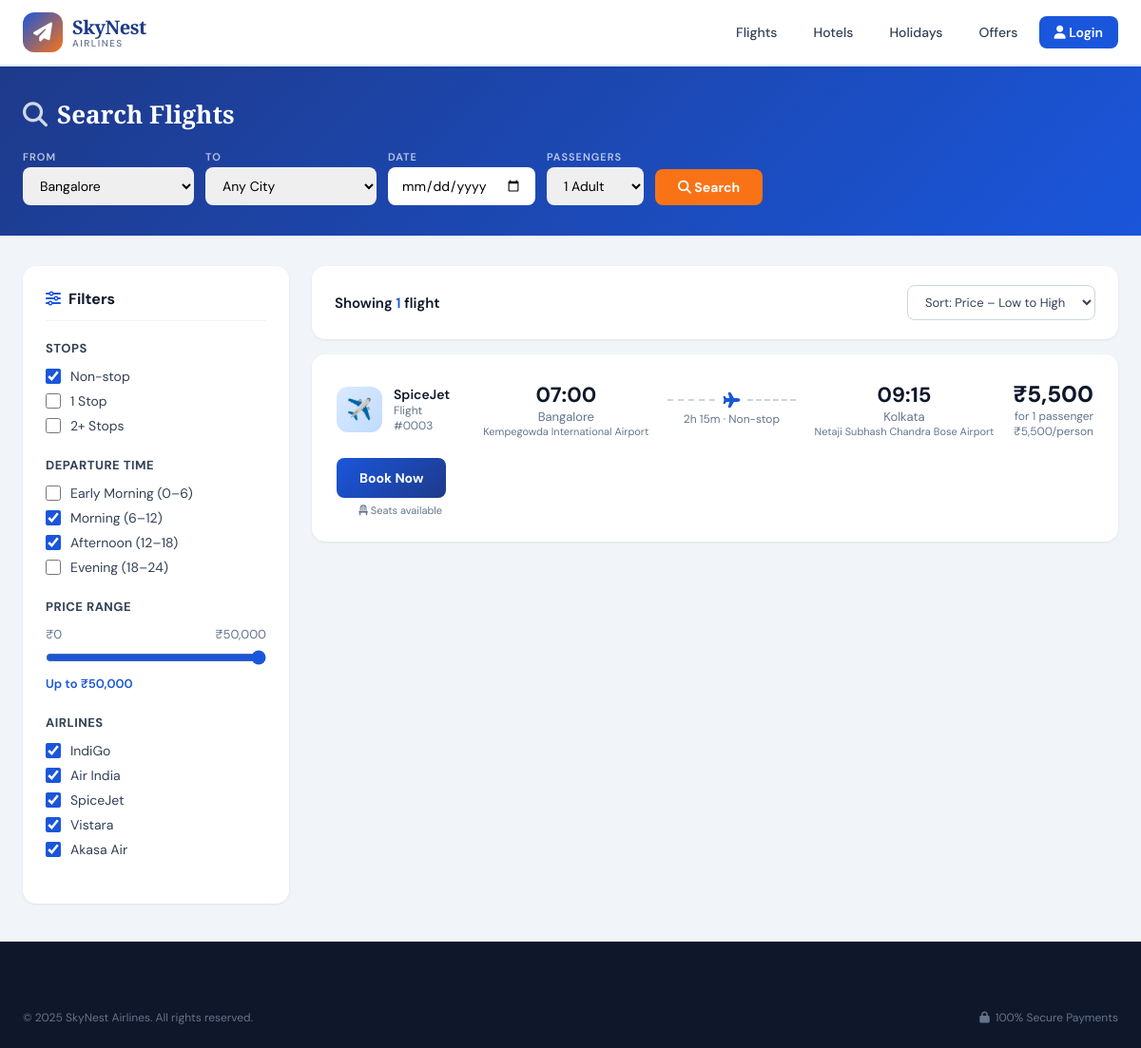
The page /search.php?from=3 on the database its author committed.
### tables this page shows
CREATE TABLE `flights` (
  `flight_id` int NOT NULL,
  `airline_id` int DEFAULT NULL,
  `departure_airport` int DEFAULT NULL,
  `arrival_airport` int DEFAULT NULL,
  `departure_time` datetime DEFAULT NULL,
  `arrival_time` datetime DEFAULT NULL,
  `price` int DEFAULT NULL
);

CREATE TABLE `airlines` (
  `airline_id` int NOT NULL,
  `airline_name` varchar(100) NOT NULL,
  `email` varchar(100) DEFAULT NULL,
  `headquarter` varchar(100) DEFAULT NULL
);

CREATE TABLE `airports` (
  `airport_id` int NOT NULL,
  `airport_name` varchar(100) DEFAULT NULL,
  `city` varchar(50) DEFAULT NULL,
  `state` varchar(50) DEFAULT NULL,
  `country` varchar(50) DEFAULT NULL
);

### search.php (the view, shortened to what this page needs)
<?php include 'db.php'; ?>
<?php
$from       = isset($_GET['from']) ? intval($_GET['from']) : 0;
$date       = isset($_GET['date']) ? $_GET['date'] : '';
$passengers = isset($_GET['passengers']) ? intval($_GET['passengers']) : 1;
$airports = [];
$res = $conn->query("SELECT airport_id, airport_name, city FROM airports ORDER BY city");
if ($res) while ($row = $res->fetch_assoc()) $airports[] = $row;
$flights = [];
$where = [];
if ($from) $where[] = "f.departure_airport = $from";
$sql = "SELECT f.flight_id, f.price, f.departure_time, f.arrival_time,
               al.airline_name, al.airline_id,
               a1.city AS dep_city, a1.airport_name AS dep_airport, a1.country AS dep_country,
               a2.city AS arr_city, a2.airport_name AS arr_airport, a2.country AS arr_country,
               fs.departure_date, fs.gate_number, fs.status, fs.schedule_id
        FROM flights f
        JOIN airlines al ON f.airline_id = al.airline_id
        JOIN airports a1 ON f.departure_airport = a1.airport_id
        JOIN airports a2 ON f.arrival_airport = a2.airport_id
        LEFT JOIN flight_schedule fs ON fs.flight_id = f.flight_id";
if (!empty($where)) $sql .= " WHERE " . implode(' AND ', $where);
$sql .= " ORDER BY f.price ASC";
$result = $conn->query($sql);
if ($result) while ($row = $result->fetch_assoc()) $flights[] = $row;
?>
<!DOCTYPE html>
<html lang="en">
<head>
    <link rel="stylesheet" href="style.css">
    <link rel="stylesheet" href="https://cdnjs.cloudflare.com/ajax/libs/font-awesome/6.5.0/css/all.min.css">
</head>
<body>
<nav class="navbar">
    <div class="nav-container">
        <a href="index.php" class="logo">
            <div class="logo-icon"><i class="fas fa-paper-plane"></i></div>
            <div class="logo-text">
                <span class="logo-name">SkyNest</span>
                <span class="logo-tagline">Airlines</span>
            </div>
        </a>
        <div class="nav-links">
            <a href="index.php">Flights</a>
            <a href="#">Hotels</a>
            <a href="#">Holidays</a>
            <a href="#">Offers</a>
            <a href="index.php" class="nav-cta"><i class="fas fa-user"></i> Login</a>
        </div>
    </div>
</nav>
<div class="page-header">
    <div class="page-header-container">
        <h1><i class="fas fa-search" style="margin-right:10px;opacity:0.8;"></i>Search Flights</h1>
        <form action="search.php" method="GET" style="margin-top:20px; display:flex; gap:12px; flex-wrap:wrap; align-items:flex-end;">
            <div style="display:flex;flex-direction:column;gap:4px;">
                <label style="font-size:11px;color:rgba(255,255,255,0.7);font-weight:600;text-transform:uppercase;letter-spacing:1px;">From</label>
                <select name="from" style="padding:10px 14px;border-radius:8px;border:none;font-family:inherit;font-size:14px;min-width:180px;">
                    <?php foreach ($airports as $ap): ?>
                        <option value="<?= $ap['airport_id'] ?>" <?= $ap['airport_id'] == $from ? 'selected' : '' ?>>
                            <?= htmlspecialchars($ap['city']) ?>
                        </option>
                    <?php endforeach; ?>
                </select>
            </div>
            <div style="display:flex;flex-direction:column;gap:4px;">
                <label style="font-size:11px;color:rgba(255,255,255,0.7);font-weight:600;text-transform:uppercase;letter-spacing:1px;">To</label>
                <select name="to" style="padding:10px 14px;border-radius:8px;border:none;font-family:inherit;font-size:14px;min-width:180px;">
                    <option value="">Any City</option>
                </select>
            </div>
            <div style="display:flex;flex-direction:column;gap:4px;">
                <label style="font-size:11px;color:rgba(255,255,255,0.7);font-weight:600;text-transform:uppercase;letter-spacing:1px;">Date</label>
                <input type="date" name="date" value="<?= htmlspecialchars($date) ?>" min="<?= date('Y-m-d') ?>" style="padding:10px 14px;border-radius:8px;border:none;font-family:inherit;font-size:14px;">
            </div>
            <div style="display:flex;flex-direction:column;gap:4px;">
                <label style="font-size:11px;color:rgba(255,255,255,0.7);font-weight:600;text-transform:uppercase;letter-spacing:1px;">Passengers</label>
                <select name="passengers" style="padding:10px 14px;border-radius:8px;border:none;font-family:inherit;font-size:14px;">
                    <?php for ($i=1; $i<=6; $i++): ?>
                        <option value="<?=$i?>" <?=$i==$passengers?'selected':''?>><?=$i?> Adult<?=$i>1?'s':''?></option>
                    <?php endfor; ?>
                </select>
            </div>
            <button type="submit" style="padding:10px 24px;background:#f97316;color:white;border:none;border-radius:8px;font-family:inherit;font-size:14px;font-weight:700;cursor:pointer;">
                <i class="fas fa-search"></i> Search
            </button>
        </form>
    </div>
</div>
<div class="results-layout">
    <aside class="filter-panel">
        <h3><i class="fas fa-sliders-h" style="margin-right:8px;color:var(--primary);"></i>Filters</h3>
        <div class="filter-group">
            <h4>Stops</h4>
            <label class="filter-option"><input type="checkbox" checked> Non-stop</label>
            <label class="filter-option"><input type="checkbox"> 1 Stop</label>
            <label class="filter-option"><input type="checkbox"> 2+ Stops</label>
        </div>
        <div class="filter-group">
            <h4>Departure Time</h4>
            <label class="filter-option"><input type="checkbox"> Early Morning (0–6)</label>
            <label class="filter-option"><input type="checkbox" checked> Morning (6–12)</label>
            <label class="filter-option"><input type="checkbox" checked> Afternoon (12–18)</label>
            <label class="filter-option"><input type="checkbox"> Evening (18–24)</label>
        </div>
        <div class="filter-group">
            <h4>Price Range</h4>
            <div style="display:flex;justify-content:space-between;font-size:13px;color:var(--gray-500);margin-bottom:8px;">
                <span>₹0</span><span>₹50,000</span>
            </div>
            <input type="range" min="0" max="50000" value="50000" style="width:100%;accent-color:var(--primary);" oninput="this.nextElementSibling.textContent='Up to ₹'+Number(this.value).toLocaleString()">
            <div style="font-size:13px;color:var(--primary);font-weight:600;margin-top:6px;">Up to ₹50,000</div>
        </div>
        <div class="filter-group">
            <h4>Airlines</h4>
            <?php
            $airlines = [];
            $ar = $conn->query("SELECT DISTINCT airline_name FROM airlines");
            if ($ar) while ($row = $ar->fetch_assoc()) $airlines[] = $row['airline_name'];
            foreach ($airlines as $al): ?>
            <label class="filter-option"><input type="checkbox" checked> <?= htmlspecialchars($al) ?></label>
            <?php endforeach; ?>
        </div>
    </aside>
    <div>
        <div class="results-header">
            <div class="results-count">
                Showing <span><?= count($flights) ?></span> flight<?= count($flights) != 1 ? 's' : '' ?>
            </div>
            <select class="sort-select">
                <option>Sort: Price – Low to High</option>
            </select>
        </div>
        <?php foreach ($flights as $f):
            $dep = new DateTime($f['departure_time']);
            $arr = new DateTime($f['arrival_time']);
            $diff = $dep->diff($arr);
            $duration = $diff->h . 'h ' . $diff->i . 'm';
        ?>
        <div class="flight-card">
            <div class="airline-info">
                <div class="airline-logo">✈️</div>
                <div>
                    <div class="airline-name"><?= htmlspecialchars($f['airline_name']) ?></div>
                    <div class="flight-number">Flight #<?= str_pad($f['flight_id'], 4, '0', STR_PAD_LEFT) ?></div>
                </div>
            </div>
            <div class="time-info">
                <div class="time"><?= $dep->format('H:i') ?></div>
                <div class="airport-code"><?= htmlspecialchars($f['dep_city']) ?></div>
                <div style="font-size:11px;color:var(--gray-500);"><?= htmlspecialchars($f['dep_airport']) ?></div>
            </div>
            <div class="duration-info">
                <div class="duration-line">
                    <hr>
                    <i class="fas fa-plane"></i>
                    <hr>
                </div>
                <div class="duration-text"><?= $duration ?> · Non-stop</div>
            </div>
            <div class="time-info">
                <div class="time"><?= $arr->format('H:i') ?></div>
                <div class="airport-code"><?= htmlspecialchars($f['arr_city']) ?></div>
                <div style="font-size:11px;color:var(--gray-500);"><?= htmlspecialchars($f['arr_airport']) ?></div>
            </div>
            <div class="flight-price">
                <div class="price">₹<?= number_format($f['price'] * $passengers) ?></div>
                <div class="price-label">for <?= $passengers ?> passenger<?= $passengers > 1 ? 's' : '' ?></div>
                <div style="font-size:12px;color:var(--gray-500);">₹<?= number_format($f['price']) ?>/person</div>
            </div>
            <div>
                <a href="passenger.php?flight_id=<?= $f['flight_id'] ?>&passengers=<?= $passengers ?>&schedule_id=<?= $f['schedule_id'] ?>" class="btn-book">
                    Book Now
                </a>
                <div style="font-size:11px;color:var(--gray-500);text-align:center;margin-top:6px;">
                    <i class="fas fa-chair"></i> Seats available
                </div>
            </div>
        </div>
        <?php endforeach; ?>
    </div>
</div>
<footer class="footer" style="margin-top:40px;">
    <div class="footer-bottom" style="border-top:none;">
        <span>© 2025 SkyNest Airlines. All rights reserved.</span>
        <span><i class="fas fa-lock" style="margin-right:6px;"></i>100% Secure Payments</span>
    </div>
</footer>
</body>
</html>

### rows shown on the page
flights: airline.airline_name "SpiceJet", flight_id "0003", departure_time "07:00", airports.city "Bangalore", airports.airport_name "Kempegowda International Airport", duration "2h 15m", arrival_time "09:15", airports.city "Kolkata", airports.airport_name "Netaji Subhash Chandra Bose Airport", $f['price']*$passengers "5,500", price "5,500"

### other values the page prints
$al "IndiGo"
$al "Air India"
$al "SpiceJet"
$al "Vistara"
$al "Akasa Air"
count($flights) "1"
form field from "Bangalore"
form field passengers "1 Adult"
